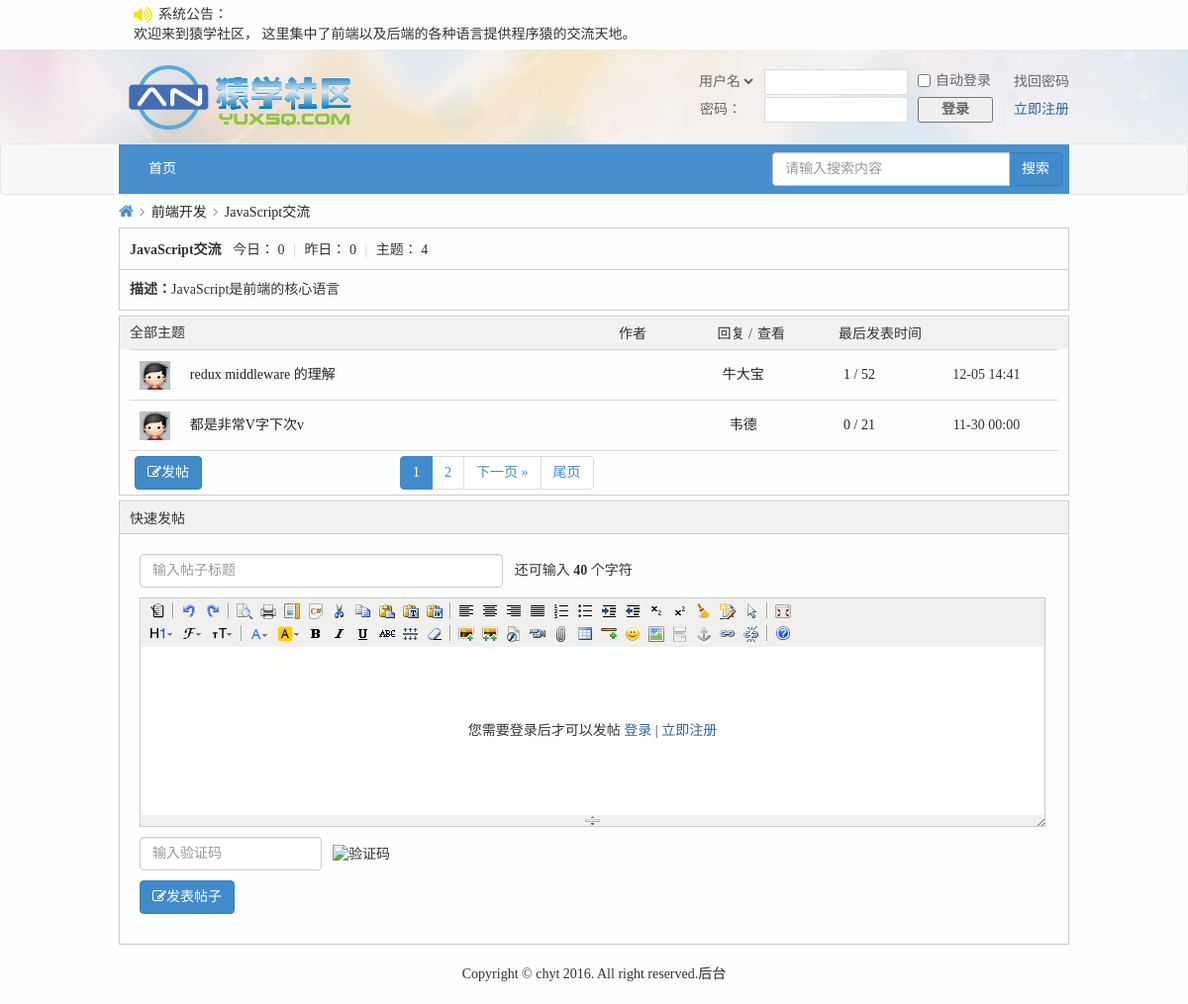
The page /sModuleList.php?sid=6 on the database its author committed.
### tables this page shows
CREATE TABLE IF NOT EXISTS `notice` (
  `nid` int(11) NOT NULL AUTO_INCREMENT COMMENT '序号',
  `noticeContent` varchar(200) NOT NULL COMMENT '公告内容',
  PRIMARY KEY (`nid`)
);

CREATE TABLE IF NOT EXISTS `parent_module` (
  `pid` int(20) NOT NULL AUTO_INCREMENT COMMENT '父版块编号',
  `pmoduleName` varchar(200) NOT NULL COMMENT '父版块名称',
  `moderatorId` int(20) NOT NULL COMMENT '版主编号',
  `pmoduleDesc` varchar(200) NOT NULL COMMENT '版块描述',
  PRIMARY KEY (`pid`)
);

CREATE TABLE IF NOT EXISTS `sub_module` (
  `sid` int(20) NOT NULL AUTO_INCREMENT COMMENT '子版块id',
  `smoduleName` varchar(200) NOT NULL COMMENT '子版块名称',
  `smodulePic` varchar(200) NOT NULL COMMENT '子版块图片',
  `tParenModuleId` int(20) NOT NULL COMMENT '所属父版块id',
  `smoduleDesc` varchar(200) NOT NULL COMMENT '子版块描述',
  PRIMARY KEY (`sid`)
);

CREATE TABLE IF NOT EXISTS `post` (
  `postId` int(11) NOT NULL AUTO_INCREMENT COMMENT '帖子id',
  `postTitle` varchar(200) NOT NULL COMMENT '帖子标题',
  `postContent` varchar(2000) NOT NULL COMMENT '帖子内容',
  `postTime` datetime NOT NULL COMMENT '发帖时间',
  `tsmoduleId` int(11) NOT NULL COMMENT '所属子版块的id',
  `times` int(11) NOT NULL COMMENT '浏览次数',
  `postuid` int(11) NOT NULL COMMENT '发帖人id',
  `isTop` int(11) NOT NULL DEFAULT '0' COMMENT '是否置顶',
  `isBoutique` int(11) NOT NULL DEFAULT '0' COMMENT '是否加精',
  `postStatus` int(11) NOT NULL DEFAULT '0' COMMENT '帖子是否需要验证状态，默认0无需验证',
  `updateTime` datetime NOT NULL COMMENT '当前条帖子有回复就更新',
  `isShield` int(11) NOT NULL DEFAULT '0' COMMENT '是否屏蔽',
  PRIMARY KEY (`postId`)
);

CREATE TABLE IF NOT EXISTS `user` (
  `id` int(20) NOT NULL AUTO_INCREMENT COMMENT '唯一标识符',
  `name` varchar(200) NOT NULL COMMENT '用户名称',
  `psw` varchar(200) NOT NULL COMMENT '用户密码',
  `sex` varchar(200) NOT NULL DEFAULT '未填写' COMMENT '用户性别',
  `email` varchar(200) NOT NULL COMMENT '邮箱地址',
  `qq` varchar(200) NOT NULL DEFAULT '未填写' COMMENT '用户qq',
  `photo` varchar(200) NOT NULL COMMENT '用户头像',
  `userType` int(11) NOT NULL DEFAULT '0' COMMENT '用户类型',
  `reallyName` varchar(200) NOT NULL DEFAULT '未填写' COMMENT '用户真实姓名',
  `birthday` varchar(200) NOT NULL DEFAULT '未填写' COMMENT '用户生日',
  `homeplace` varchar(200) NOT NULL DEFAULT '未填写' COMMENT '用户出生地',
  `bloodType` varchar(200) NOT NULL DEFAULT '未填写' COMMENT '用户血型',
  `fixedTel` varchar(200) NOT NULL DEFAULT '未填写' COMMENT '用户固定电话',
  `phone` varchar(200) NOT NULL DEFAULT '未填写' COMMENT '用户电话',
  `website` varchar(200) NOT NULL DEFAULT 'http://' COMMENT '用户主页',
  `school` varchar(200) NOT NULL DEFAULT '未填写' COMMENT '用户毕业学校',
  `degree` varchar(200) NOT NULL DEFAULT '未填写' COMMENT '用户学历',
  `company` varchar(200) NOT NULL DEFAULT '未填写' COMMENT '用户公司',
  `profession` varchar(200) NOT NULL DEFAULT '未填写' COMMENT '用户职业',
  `job` varchar(200) NOT NULL DEFAULT '未填写' COMMENT '用户职位',
  `income` varchar(200) NOT NULL DEFAULT '未填写' COMMENT '用户年收入',
  `registerTime` datetime NOT NULL COMMENT '注册时间',
  `lastLogin` datetime NOT NULL COMMENT '最后一次登录时间',
  `userStatus` int(11) NOT NULL DEFAULT '0' COMMENT '用户是否需要验证状态',
  `isForbid` int(11) NOT NULL DEFAULT '0' COMMENT '是否禁止',
  `loginTimes` int(11) NOT NULL DEFAULT '1' COMMENT '登陆次数',
  PRIMARY KEY (`id`)
);

### sModuleList.php (the view, shortened to what the rows shown need)
<!DOCTYPE html>
<html lang="en">
<head>
    <link rel="stylesheet" href="font/css/font-awesome.min.css">
    <link rel="stylesheet" href="css/bootstrap/css/bootstrap.min.css">
    <link rel="stylesheet" href="css/common.css">
    <link rel="stylesheet" href="css/pModuleList.css">
    <link rel="stylesheet" href="css/sModuleList.css">
</head>
<?php
    $link = connect();
    $sql_n = "select * from notice where nid=1";
    $data_n = fetch_array(execute($link, $sql_n));
    $nc = $data_n["noticeContent"];
    include_once "inc/handlerLogin.php";
    $sql_sel = "select * from sub_Module where sid={$_GET['sid']}";
    $result_sel = execute($link, $sql_sel);
    $data_sm = fetch_array($result_sel);
    $sql_pm = "select * from parent_module where pid={$data_sm['tParenModuleId']}";
    $res_pm = execute($link, $sql_pm);
    $data_pm = fetch_array($res_pm);
    $post_total = "select * from post where tsmoduleId={$_GET['sid']}";
    $sm_total = nums($link, $post_total);
    $data_page = page($sm_total, 2);
    $post_total = "select * from post where tsmoduleId={$_GET['sid']} order by postId DESC {$data_page['limit']}";
    $res_total = execute($link, $post_total);
    $post_total_today = "select * from post where tsmoduleId={$_GET['sid']} and date_format(postTime,'%Y-%m-%d')=curdate()";
    $ptotal_today = nums($link, $post_total_today);
    $post_total_yesterday = "select * from post where tsmoduleId={$_GET['sid']} and date_format(postTime,'%Y-%m-%d')=DATE_SUB(curdate(),INTERVAL 1 DAY)";
    $ptotal_yesterday = nums($link, $post_total_yesterday);
?>
<body>
<?php include_once "inc/header.inc.php"?>
<div class="container" style="width: 990px;">
    <div class="position">
        <div class="z">
            <a href="index.php" class="nvhm"><i class="fa fa-home"></i></a>
            <em><i class="fa fa-angle-right"></i></em>
            <a href="pModuleList.php?pid=<?php echo $data_pm['pid'];?>"><?php echo $data_pm['pmoduleName'];?></a>
            <em><i class="fa fa-angle-right"></i></em>
            <a href="#"><?php echo $data_sm['smoduleName'];?></a>
        </div>
    </div>
    <div class="pm-wrap">
        <div class="pm">
            <strong><?php echo $data_sm['smoduleName'];?></strong>
            <em>今日：</em>
            <em><?php echo $ptotal_today;?></em>
            <span class="pipe">|</span>
            <em>昨日：</em>
            <em><?php echo $ptotal_yesterday;?></em>
            <span class="pipe">|</span>
            <em>主题：</em>
            <em><?php echo $sm_total;?></em>
        </div>
        <div class="pm-desc">
            <strong>描述：</strong><?php echo $data_sm['smoduleDesc'];?>
        </div>
    </div>
    <div class="plist">
        <div class="pm-sm-top">
            <h2>全部主题</h2>
        </div>
        <div class="plist-row">
            <table class="table table-condensed table-hover" id="plist-table">
                <?php
                if ($sm_total) {
                    while ($data_sm_post = fetch_array($res_total)) {
                        $sql_u = "select * from user where id={$data_sm_post['postuid']}";
                        $data_u = fetch_array(execute($link, $sql_u));
                        $smu = "select * from reply where tpostId={$data_sm_post['postId']}";
                        $rep_nums = nums($link, $smu);
                        $url = "";
                        if (!empty($data_u['photo'])) {
                            $url = $data_u['photo'];
                        } else {
                            $url = "img/noavatar_small.gif";
                        }
                        $img = "";
                        $boutique = $data_sm_post['isBoutique'];
                        if ($boutique){
                            $img = "<img id='jiajing' src='img/jiajing.gif'>";
                        }else{
                            $img = "";
                        }
                ?>
                        <tr>
                            <td class="ltd1" style="padding-left: 10px;">
                                <a href="userProfile.php?uid=<?php echo $data_u['id']; ?>">
                                    <img src="<?php echo $url; ?>" alt="发帖人" title="<?php echo $data_u['name'];?>" width="31" height="29">
                                </a>
                            </td>
                            <td class="ltd2">
                                <?php
                                    if(isset($userStatus)){
                                        if ($userStatus == 1){
                                            echo "<a href='userNotVerify.php' title='{$data_sm_post['postTitle']}'>{$data_sm_post['postTitle']}</a>{$img}";
                                        }else{
                                            if ($status == 1){
                                                echo "<a href='forbidTip.php' title='{$data_sm_post['postTitle']}'>{$data_sm_post['postTitle']}</a>{$img}";
                                            }else{
                                                echo "<a href='postShow.php?postId={$data_sm_post['postId']}&sid={$_GET['sid']}' title='{$data_sm_post['postTitle']}'>{$data_sm_post['postTitle']}</a>{$img}";
                                            }
                                        }
                                    }else{
                                        echo "<a href='postShow.php?postId={$data_sm_post['postId']}&sid={$_GET['sid']}' title='{$data_sm_post['postTitle']}'>{$data_sm_post['postTitle']}</a>{$img}";
                                    }
                                ?>
                            </td>
                            <td class="ltd4"><a href="userProfile.php?uid=<?php echo $data_u['id']; ?>"><?php echo $data_u['name'];?></a></td>
                            <td class="ltd5"><a href="#"><?php echo $rep_nums;?> / <?php echo $data_sm_post['times'];?></a></td>
                            <td class="ltd3"><?php echo tranTime(strtotime($data_sm_post['updateTime'])); ?></td>
                        </tr>
                    <?php }
                }else{
                    echo "<tr><td colspan='5'>暂无帖子...</td></tr>";
                }
                ?>
            </table>
        </div>
    </div>
    <div class="fastpub">
        <div class="fastpub-h">
            <h2>快速发帖</h2>
        </div>
    </div>
</div>
</body>
</html>

### inc/header.inc.php (shortened to what the rows shown need)
<?php
if(!empty($nc)){
    echo "<div class='notice'>
            <div class='container'>
                <p><i class='fa fa-volume-up'></i></p><p style='margin-left: 25px;'>系统公告：</p>
                <marquee direction='left' width='830' scrollamount='2'>{$nc}</marquee>
            </div>
          </div>" ;
}
?>

### rows shown on the page
notice: noticeContent "欢迎来到猿学社区， 这里集中了前端以及后端的各种语言提供程序猿的交流天地。"
parent_module: pmoduleName "前端开发"
sub_module: smoduleName "JavaScript交流", smoduleDesc "JavaScript是前端的核心语言"
post: postTitle "redux middleware 的理解", user.name "牛大宝", rep_nums "1", times "52", updateTime "12-05 14:41"
post: postTitle "都是非常V字下次v", user.name "韦德", rep_nums "0", times "21", updateTime "11-30 00:00"

### other values the page prints
$ptotal_today "0"
$ptotal_yesterday "0"
$sm_total "4"
$data_page['html'] "下一页 » 尾页"
